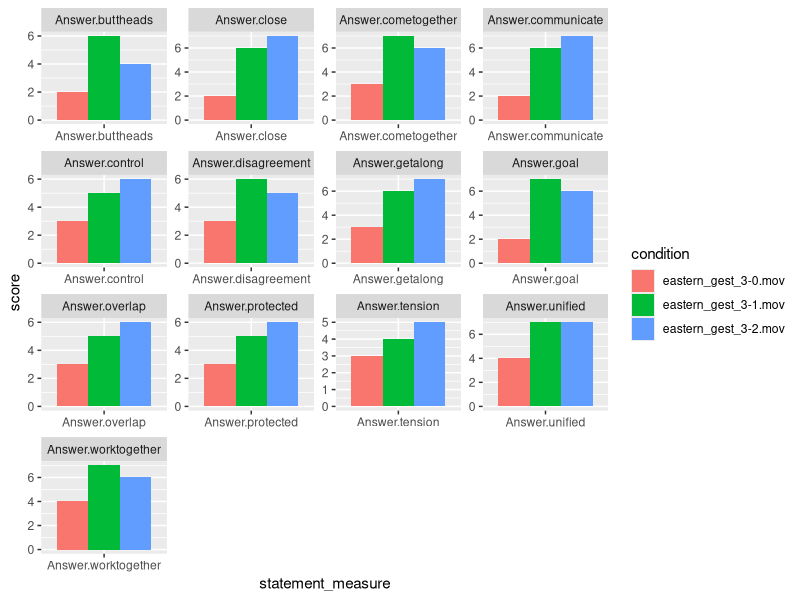
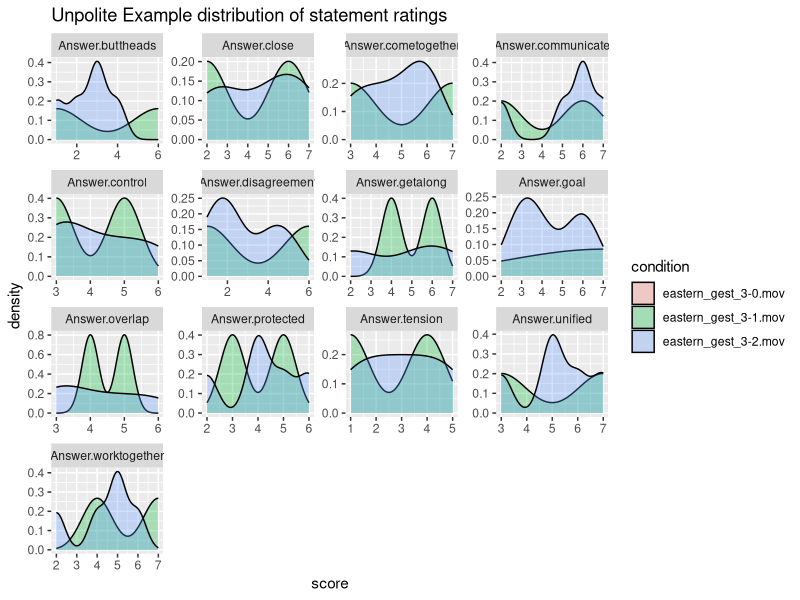
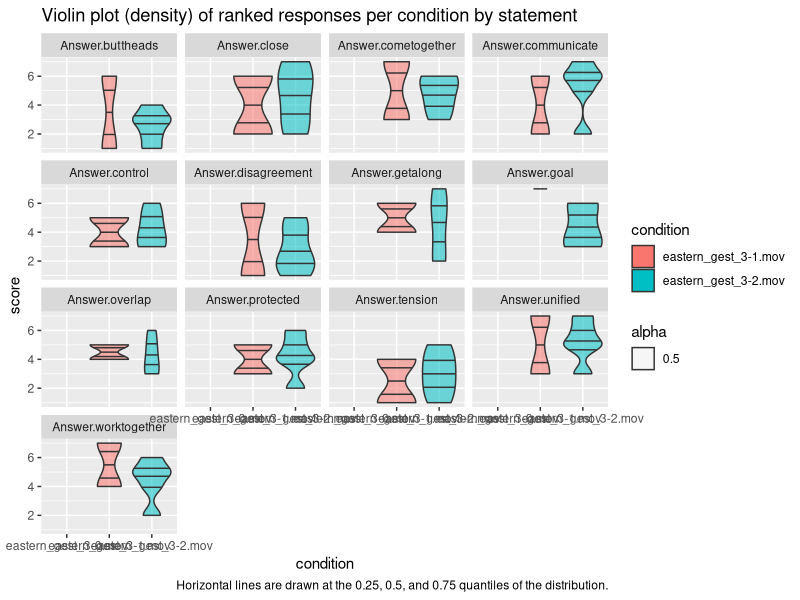
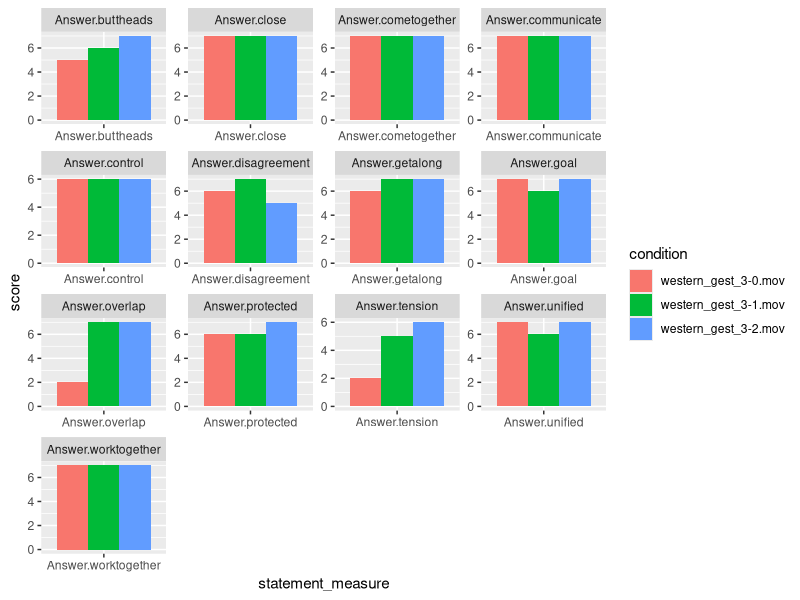
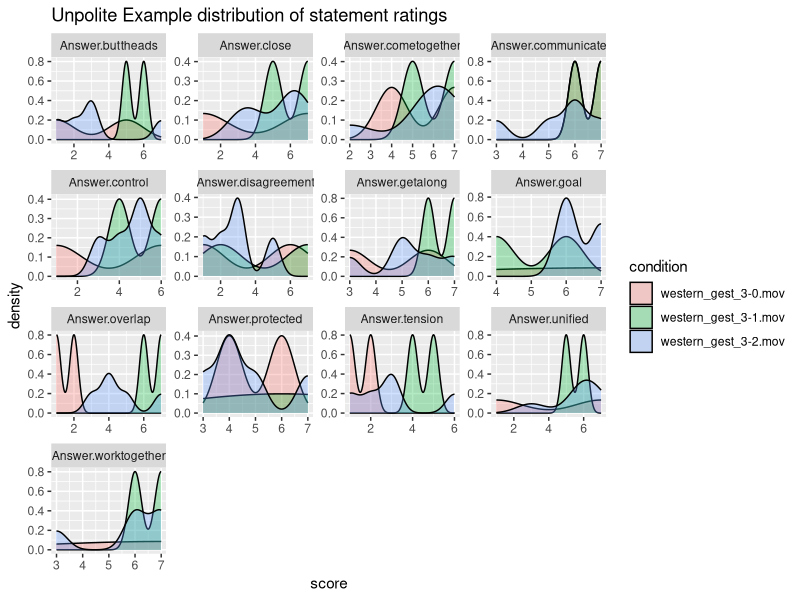
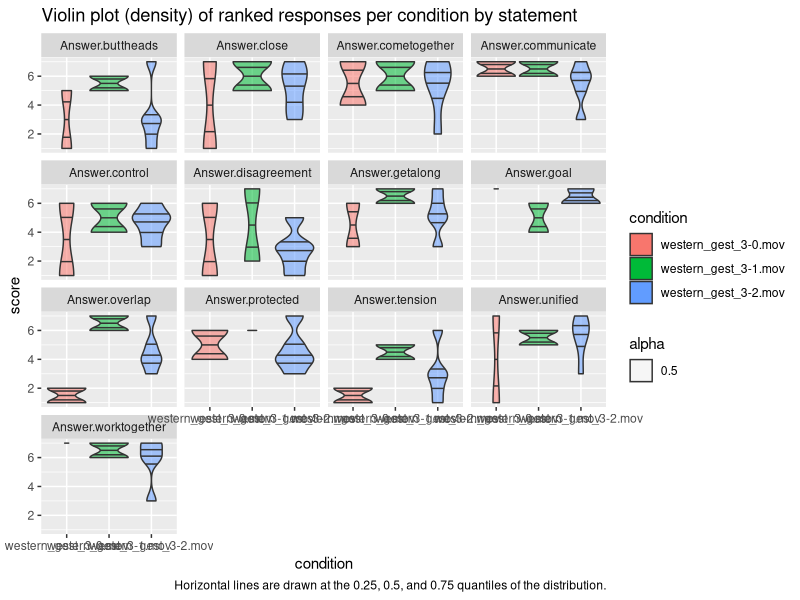
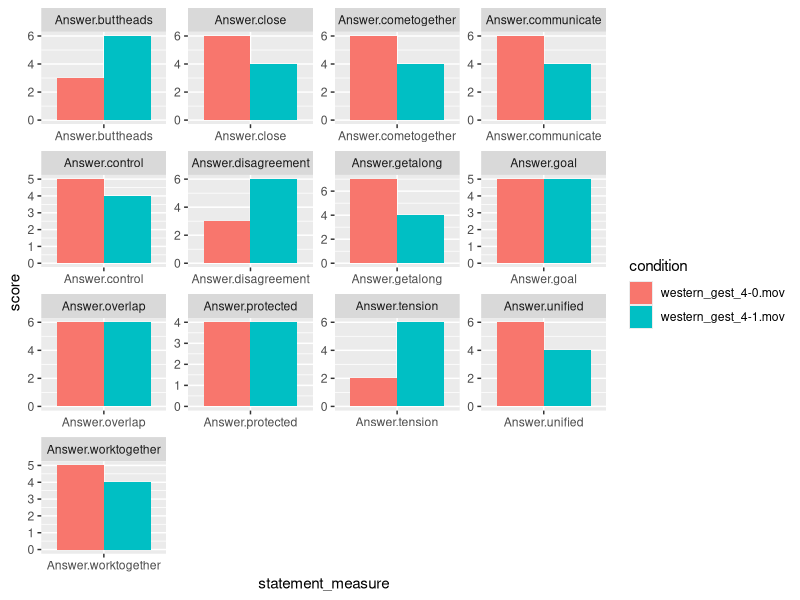
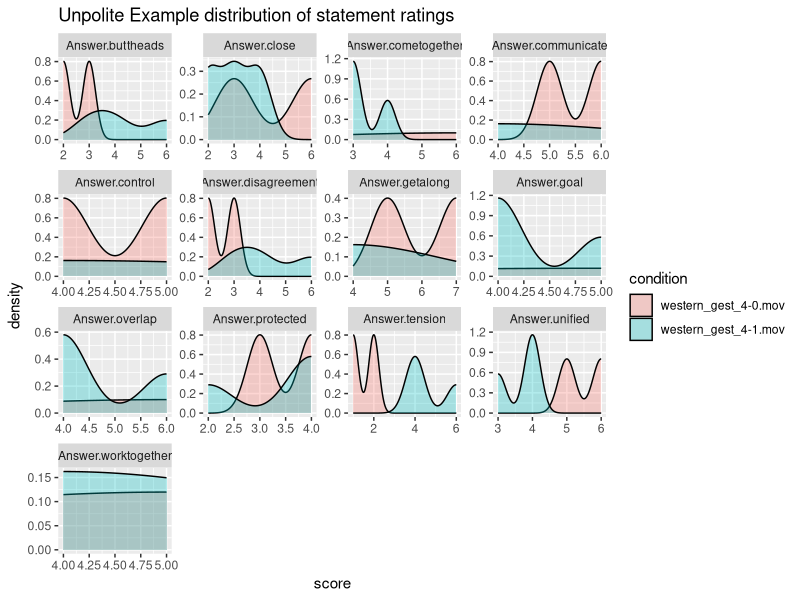

Here is the R script that generated these plots, in order:
## ---- chunk 1
knitr::opts_chunk$set(echo = TRUE)
library(tidyverse)
library(ggplot2)
library(pwr)
library(ordinal)
## ---- chunk 2
data <- read.csv("pilot_3_gest_each.csv") %>% 
  dplyr::select(Answer.buttheads,
                Answer.close,
                Answer.cometogether,
                Answer.communicate,
                Answer.control,
                Answer.disagreement,
                Answer.worktogether,
                Answer.goal,
                Answer.getalong,
                Answer.overlap,
                Answer.protected,
                Answer.tension,
                Answer.unified,
                Answer.vid_id) 

data$Answer.vid_id <- gsub("https://s3.us-east-2.amazonaws.com/metaphoric-gestures-x-culture/*", "\\1", data$Answer.vid_id)

eastern <- data %>%
  filter(grepl("eastern", Answer.vid_id))

western <- data %>%
  filter(grepl("western", Answer.vid_id))

# need to get condition
load_and_clean <- function(data, condition_name) {
  df <- data %>%
    mutate(condition=Answer.vid_id) %>%
    select(condition, Answer.buttheads,
                Answer.close,
                Answer.cometogether,
                Answer.communicate,
                Answer.control,
                Answer.disagreement,
                Answer.goal,
                Answer.getalong,
                Answer.overlap,
                Answer.protected,
                Answer.tension,
                Answer.unified,
                Answer.worktogether) %>%
    gather("statement_measure", score, 
                Answer.buttheads,
                Answer.close,
                Answer.cometogether,
                Answer.communicate,
                Answer.control,
                Answer.disagreement,
                Answer.goal,
                Answer.getalong,
                Answer.overlap,
                Answer.protected,
                Answer.tension,
                Answer.unified,
                Answer.worktogether)
  return(df)
}


west_cleaned <- load_and_clean(western, "western")
east_cleaned <- load_and_clean(eastern, "eastern")
## ---- chunk 3
## TODO figure out a better way to do this.
## need to filter this additionally by what gesture it is
west_gest_3_clean <- west_cleaned %>%
  mutate(ID=row_number()) %>%
  filter(grepl("3", condition))

west_gest_4_clean <- west_cleaned %>%
  mutate(ID=row_number()) %>%
  filter(grepl("4", condition))

east_gest_3_clean <- east_cleaned %>%
  mutate(ID=row_number()) %>%
  filter(grepl("3", condition))
## ---- chunk 4
create_bar <- function(data) {
  bar_plot <- ggplot(data, aes(x=statement_measure, y=score, fill=condition)) + 
      geom_bar(stat="identity", position="dodge") + 
      facet_wrap(~statement_measure, scale="free")  
  return(bar_plot)
}

create_density <- function(data) {
  ## density of distributions
  density_plot <- ggplot(data, aes(x=score, fill=condition)) + 
    geom_density(alpha=0.3, stat="density", adjust=0.85) +
    facet_wrap(~statement_measure, scale="free") + 
    ggtitle("Unpolite Example distribution of statement ratings") 
  return(density_plot)
}

## get dat violin data

create_violin <- function(data) {
  violin_plot <- ggplot(data, aes(condition, score)) + 
    geom_violin(aes(fill=condition, alpha=0.5), scale="area", draw_quantiles = c(0.25, 0.5, 0.75)) +
    facet_wrap(~statement_measure) + 
    labs(
      title = "Violin plot (density) of ranked responses per condition by statement"   ,
      caption = "Horizontal lines are drawn at the 0.25, 0.5, and 0.75 quantiles of the distribution."
    )
  return(violin_plot)
}
## ---- chunk 5
west_3_bar <- create_bar(west_gest_3_clean)
west_3_dense <- create_density(west_gest_3_clean)
west_3_violin <- create_violin(west_gest_3_clean)


west_4_bar <- create_bar(west_gest_4_clean)
west_4_dense <- create_density(west_gest_4_clean)
west_4_violin <- create_violin(west_gest_4_clean)


east_3_bar <- create_bar(east_gest_3_clean)
east_3_dense <- create_density(east_gest_3_clean)
east_3_violin <- create_violin(east_gest_3_clean)
